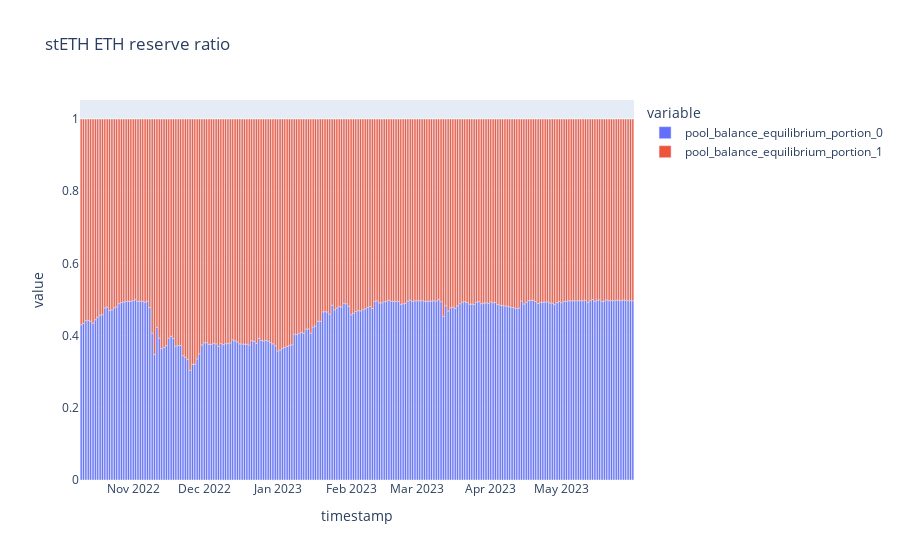

This figure's notebook cell:
### Code cell
import plotly.express as px
px.bar(df[['pool_balance_equilibrium_portion_0', 'pool_balance_equilibrium_portion_1']].dropna(), title='stETH ETH reserve ratio')

### Figure 1 — Plotly figure (JSON) as saved in the notebook; plotly's stock layout.template omitted (floating-point values rounded to 4 significant figures; data arrays with more than 128 entries replaced by an {"elided": "..."} marker saying what was removed)
{"data": [{"alignmentgroup": "True", "hovertemplate": "variable=pool_balance_equilibrium_portion_0<br>timestamp=%{x}<br>value=%{y}<extra></extra>", "legendgroup": "pool_balance_equilibrium_portion_0", "marker": {"color": "#636efa", "pattern": {"shape": ""}}, "name": "pool_balance_equilibrium_portion_0", "offsetgroup": "pool_balance_equilibrium_portion_0", "orientation": "v", "showlegend": true, "textposition": "auto", "type": "bar", "x": {"elided": "234 str values"}, "xaxis": "x", "y": {"elided": "234 float values"}, "yaxis": "y"}, {"alignmentgroup": "True", "hovertemplate": "variable=pool_balance_equilibrium_portion_1<br>timestamp=%{x}<br>value=%{y}<extra></extra>", "legendgroup": "pool_balance_equilibrium_portion_1", "marker": {"color": "#EF553B", "pattern": {"shape": ""}}, "name": "pool_balance_equilibrium_portion_1", "offsetgroup": "pool_balance_equilibrium_portion_1", "orientation": "v", "showlegend": true, "textposition": "auto", "type": "bar", "x": {"elided": "234 str values"}, "xaxis": "x", "y": {"elided": "234 float values"}, "yaxis": "y"}], "layout": {"barmode": "relative", "legend": {"title": {"text": "variable"}, "tracegroupgap": 0}, "title": {"text": "stETH ETH reserve ratio"}, "xaxis": {"anchor": "y", "domain": [0, 1], "title": {"text": "timestamp"}}, "yaxis": {"anchor": "x", "domain": [0, 1], "title": {"text": "value"}}}}
